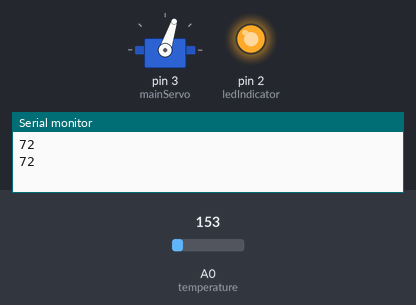
Simulated run of this sketch. Board: Arduino Uno, built with avr-gcc and run on an emulated ATmega328P. Parts: servo, output pins drawn as LEDs (lit = HIGH), the last lines printed to the serial monitor. Inputs (shaded band) come from the test bench; at power-on: A0 (temperature) = 153.

Above: at 1.8 s.
1.9 s: A0 (temperature) set to 114
At 4.1 s:
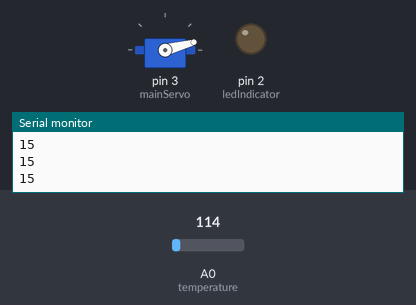
4.5 s: A0 (temperature) set to 129
At 5.6 s:
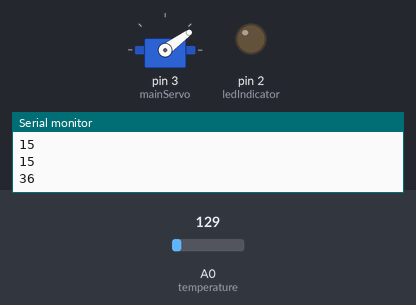
8.6 s: A0 (temperature) set to 133
At 9.8 s:
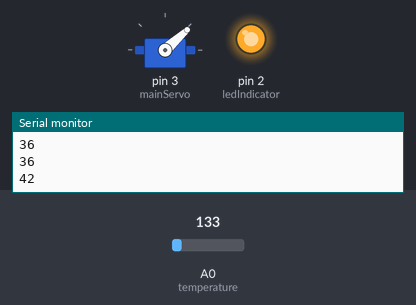
12.5 s: A0 (temperature) set to 165
At 13.8 s:
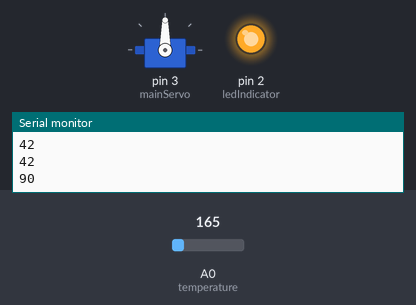
16.5 s: A0 (temperature) set to 175
At 17.3 s:
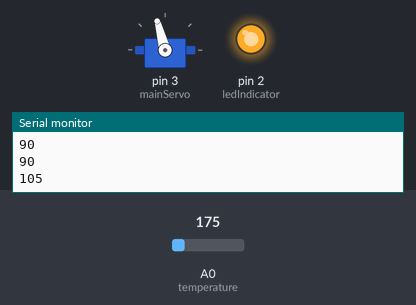
20.5 s: A0 (temperature) set to 191
At 21.7 s:
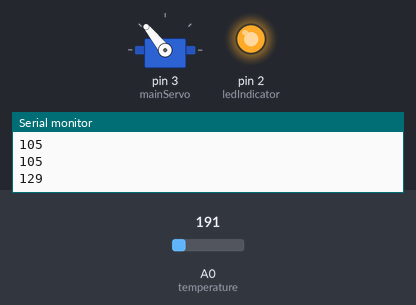
Timing chart, 0 to 23.5 s (numbered marks = the images above; inputs shaded):
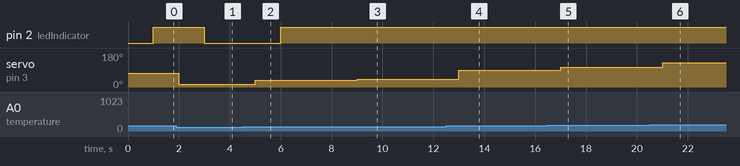

Measured:
- the behaviour switches between 122 and 123 on A0 (temperature) (found by bisection; images 1 and 2)
- after the input at 1.9 s, pin 2 (ledIndicator): HIGH → LOW after 1.1 s; servo on pin 3 (mainServo): 72° → 15° after 0.10 s
- after the input at 4.5 s, pin 2 (ledIndicator): LOW → HIGH after 1.5 s; servo on pin 3 (mainServo): 15° → 36° after 0.50 s
- after the input at 8.6 s, servo on pin 3 (mainServo): 36° → 42° after 0.40 s
- after the input at 12.5 s, servo on pin 3 (mainServo): 42° → 90° after 0.51 s
- after the input at 16.5 s, servo on pin 3 (mainServo): 90° → 105° after 0.51 s
- after the input at 20.5 s, servo on pin 3 (mainServo): 105° → 129° after 0.51 s

The sketch:

temperature_sensor_png1.ino
```cpp
#include <Servo.h>
#define temperature A0
#define ledIndicator 2
Servo mainServo;
int position = 0;
int previousPosition;
void setup() {
  pinMode(temperature, INPUT);
  pinMode(ledIndicator, OUTPUT);
  mainServo.attach(3);
  Serial.begin(9600);
}
void loop() {
  // Temperature analysis
  int tempReading = analogRead(temperature);
  // If using 5v input
  float voltage = tempReading * 5.0;
  // Divided by 1024
  voltage /= 1024.0;
  //Converting from 10mv per degree
  float tempC = (voltage - 0.5) * 100;
  // This maps temperature to degrees open for the flap
  int position = map(tempC, 0, 30, 0, 90);
  Serial.println(position);
  if(previousPosition >=30){
     mainServo.write(position);
  digitalWrite(ledIndicator, HIGH);
     delay(1000);
  }
  else{
     mainServo.write(position);
  digitalWrite(ledIndicator,LOW);
     delay(1000);
  }
  digitalWrite(ledIndicator, LOW);
  previousPosition = position;
}
```
